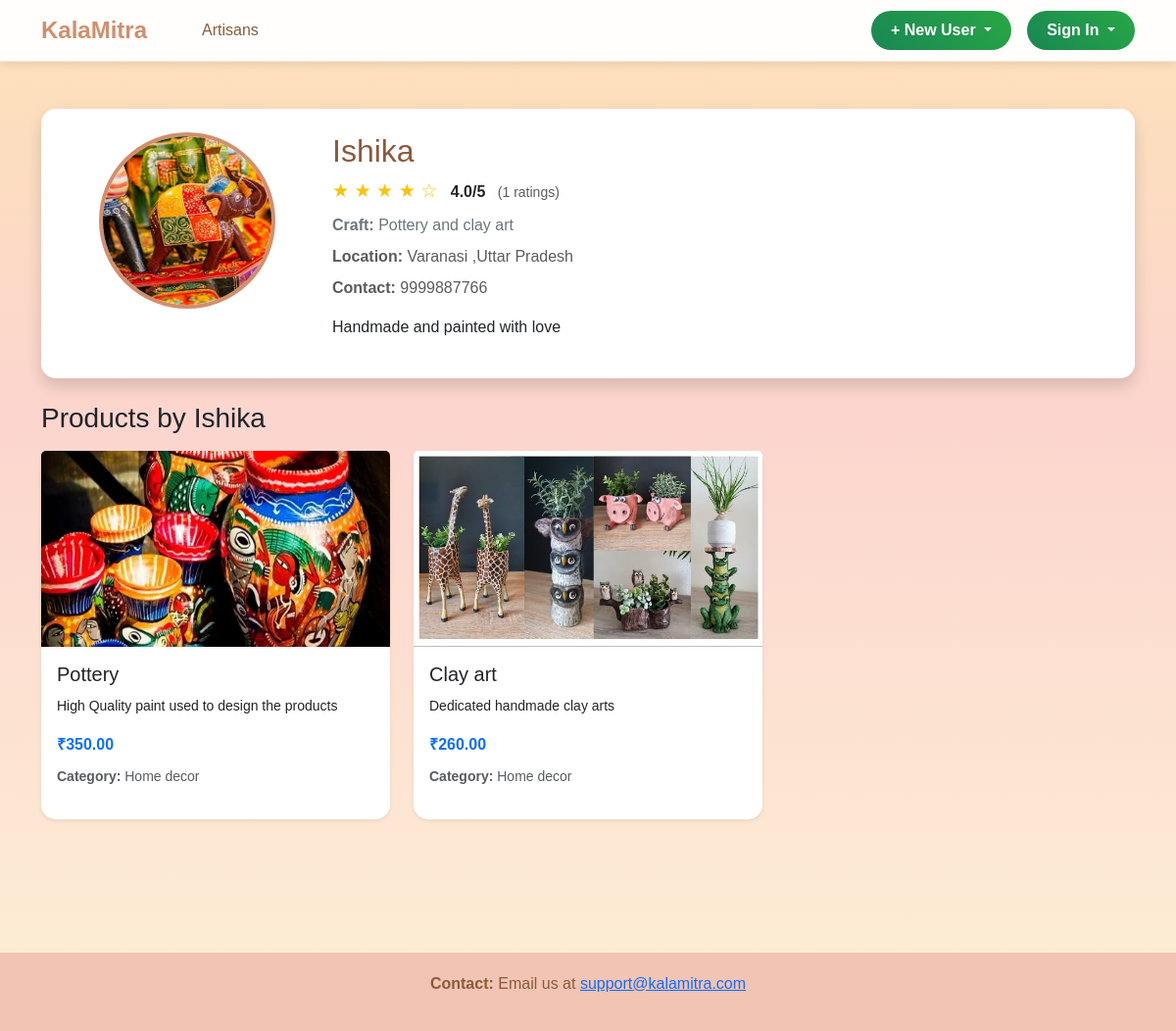
/artisan/1, run on an earlier commit of the app's database.
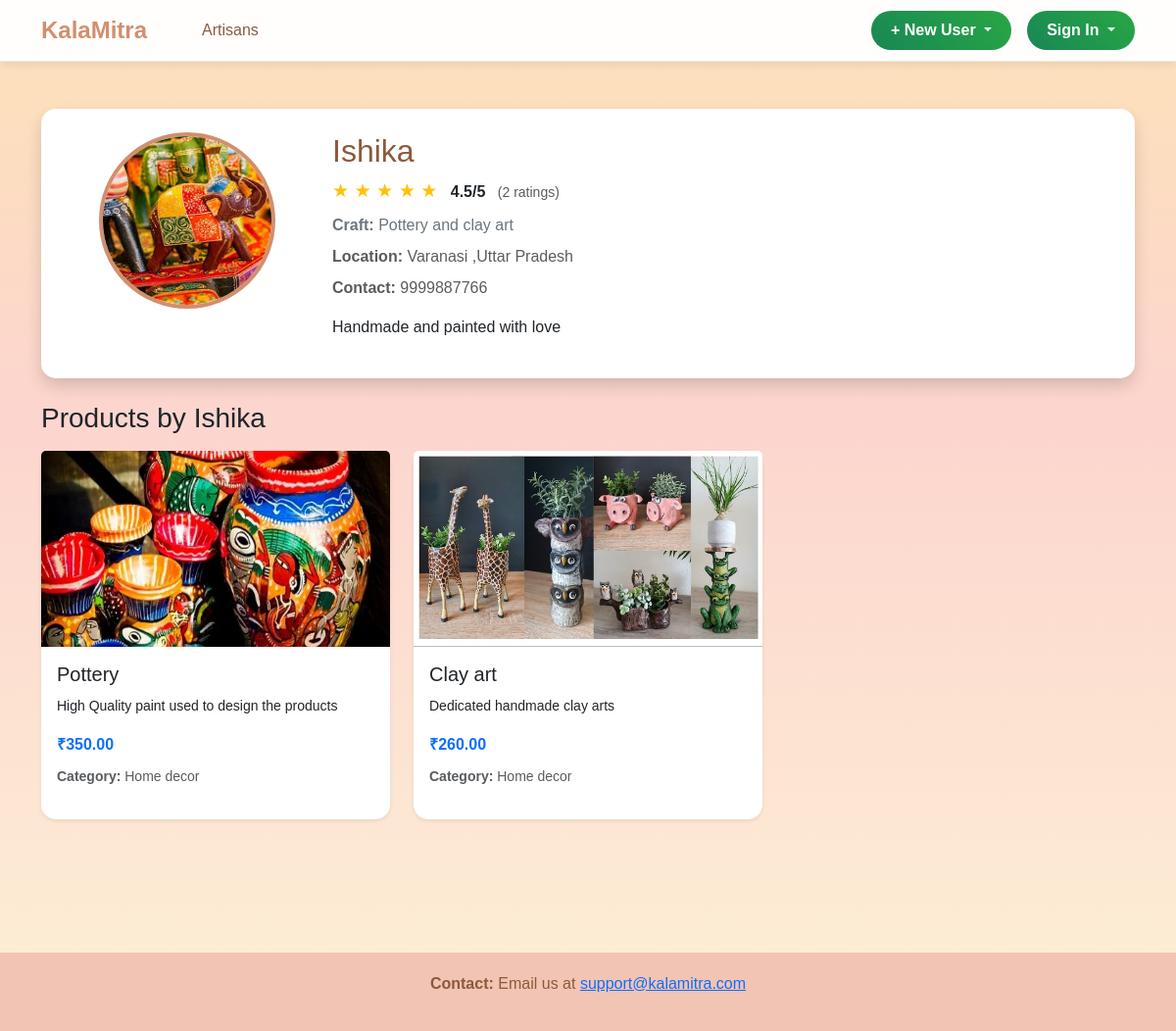
And on a later commit of the database.
### models.py (models this page shows, shortened)
class Artisan(db.Model):
    __tablename__ = 'artisans'
    id = db.Column(db.Integer, primary_key=True)
    name = db.Column(db.String(100), nullable=False)
    email = db.Column(db.String(120), unique=True, nullable=False)
    password = db.Column(db.String(255), nullable=False)
    craft_type = db.Column(db.String(100), nullable=False)
    location = db.Column(db.String(150))
    bio = db.Column(db.Text)
    contact = db.Column(db.String(50))
    image_url = db.Column(db.String(255))
    rating = db.Column(db.Float, default=0.0)
    total_ratings = db.Column(db.Integer, default=0)
    created_at = db.Column(db.DateTime, default=get_ist_time)
    products = db.relationship('Product', backref='artisan', lazy=True, cascade='all, delete-orphan')
    chats = db.relationship('Chat', backref='artisan', lazy=True, cascade='all, delete-orphan')
    ratings = db.relationship('Rating', backref='artisan', lazy=True, cascade='all, delete-orphan')

### app.py (the view)
@app.route('/artisan/<int:artisan_id>')
def view_artisan_profile(artisan_id):
    artisan = Artisan.query.get_or_404(artisan_id)
    products = Product.query.filter_by(artisan_id=artisan_id).all()
    wishlist_product_ids = []
    if 'user_id' in session and session.get('user_type') == 'user':
        wishlists = Wishlist.query.filter_by(user_id=session['user_id']).all()
        wishlist_product_ids = [w.product_id for w in wishlists]
    user_rating = None
    if 'user_id' in session and session.get('user_type') == 'user':
        user_rating = Rating.query.filter_by(
            user_id=session['user_id'],
            artisan_id=artisan_id
        ).first()
    return render_template('artisan_profile.html',
                         artisan=artisan,
                         products=products,
                         wishlist_product_ids=wishlist_product_ids,
                         user_rating=user_rating)

### templates/artisan_profile.html (shortened to what this page needs)
{% extends "base.html" %}
{% block content %}
<div class="container main-content">
    <div class="row mb-4">
        <div class="col-md-12">
            <div class="card shadow">
                <div class="card-body p-4">
                    <div class="row">
                        <div class="col-md-3 text-center">
                            <img src="{{ artisan.image_url or 'https://via.placeholder.com/200?text=No+Image' }}"
                                 alt="{{ artisan.name }}" class="img-fluid rounded-circle"
                                 style="width: 180px; height: 180px; object-fit: cover; border: 4px solid #d18f6e;">
                        </div>
                        <div class="col-md-9">
                            <h2 class="page-title mb-2">{{ artisan.name }}</h2>
                            <div class="mb-2">
                                <span class="rating-display">
                                    {% for i in range(5) %}
                                        {% if i < artisan.rating|int %}
                                            ★
                                        {% elif i < artisan.rating %}
                                            ★
                                        {% else %}
                                            ☆
                                        {% endif %}
                                    {% endfor %}
                                </span>
                                <strong class="ms-2">{{ "%.1f"|format(artisan.rating) }}/5</strong>
                                <small class="text-muted ms-2">({{ artisan.total_ratings }} ratings)</small>
                            </div>
                            <p class="text-secondary mb-2"><strong>Craft:</strong> {{ artisan.craft_type }}</p>
                            <p class="text-muted mb-2"><strong>Location:</strong> {{ artisan.location or 'Not specified' }}</p>
                            <p class="text-muted mb-3"><strong>Contact:</strong> {{ artisan.contact or 'Not specified' }}</p>
                            <p class="mb-3">{{ artisan.bio or 'No bio available' }}</p>
                        </div>
                    </div>
                </div>
            </div>
        </div>
    </div>
    <div class="mb-5">
        <h3 class="mb-3">Products by {{ artisan.name }}</h3>
        <div class="row g-4">
            {% for product in products %}
            <div class="col-md-6 col-lg-4">
                <div class="card h-100 shadow-sm">
                    <img src="{{ product.image_url or 'https://via.placeholder.com/300x200?text=No+Image' }}"
                        class="card-img-top" alt="{{ product.name }}" style="height: 200px; object-fit: cover;">
                    <div class="card-body">
                        <h5 class="card-title">{{ product.name }}</h5>
                        <p class="card-text"><small>{{ product.description[:100] }}{% if product.description|length > 100 %}...{% endif %}</small></p>
                        <p class="text-primary fw-bold mb-2">₹{{ "%.2f"|format(product.price) }}</p>
                        <p class="text-muted mb-3"><small><strong>Category:</strong> {{ product.category }}</small></p>
                    </div>
                </div>
            </div>
            {% endfor %}
        </div>
    </div>
</div>
{% endblock %}

What changed in the data, as far as the page shows it:
changed Artisan "Ishika": rating "4.0" → "4.5"; total_ratings "1" → "2"
